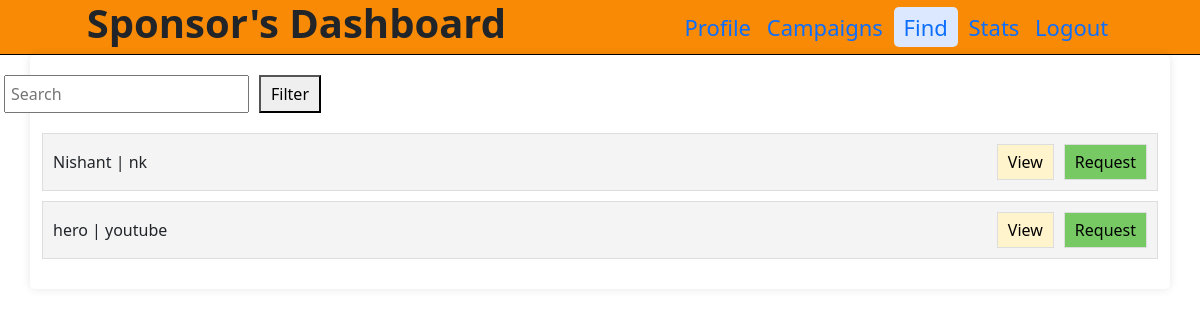
The app's page /sponsorsearch (signed in), older data.
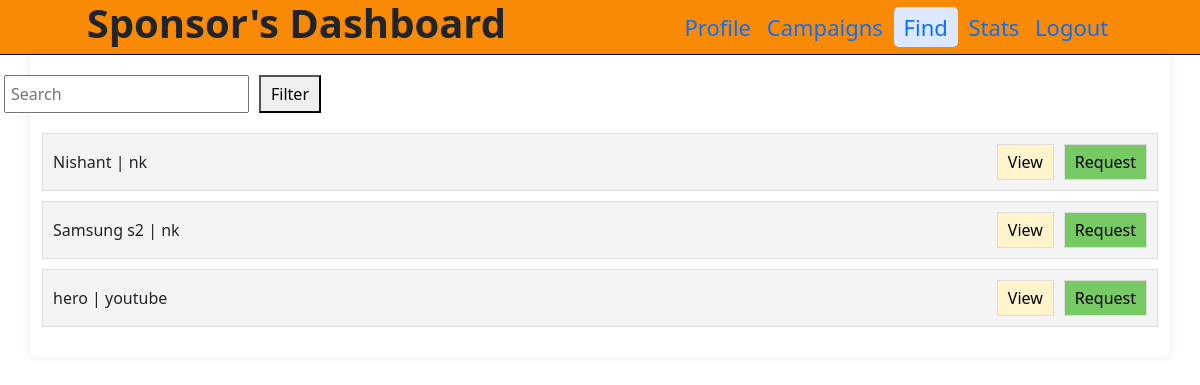
The same page, newer data.
### backend/models.py (models this page shows)
class Sponsor_Info(db.Model):
      __tablename__="sponsor_info"
      id=db.Column(db.Integer,primary_key=True)
      user_name=db.Column(db.String,unique=True,nullable=False)
      password=db.Column(db.String,nullable=False)
      industry=db.Column(db.String,nullable=False)
      role=db.Column(db.Integer,nullable=False,default=2)
      campaign_info=db.relationship("Campaign_Info",backref="sponsor_info")
      flagged=db.Column(db.String,nullable=False,default="NO")

class Campaign_Info(db.Model):
    __tablename__="campaign_info"
    id=db.Column(db.Integer,primary_key=True)
    name=db.Column(db.String,nullable=False)
    description=db.Column(db.String,nullable=False)
    start_date=db.Column(db.String,nullable=False)
    end_date=db.Column(db.String,nullable=False)
    budget=db.Column(db.String,nullable=False)
    visibility=db.Column(db.String,nullable=False,default="private")
    goals=db.Column(db.String,nullable=False)
    sponsor_id=db.Column(db.Integer,db.ForeignKey("sponsor_info.id"),nullable=False)
    adrequest_info=db.relationship("Adrequest_Info",backref="campaign_info")
    flagged=db.Column(db.String,nullable=False,default="NO")

### backend/controllers.py (the view)
@app.route("/sponsorsearch", methods=["GET", "POST"])
def sponsorsearch():
    if 'sponsor' not in session:
        return redirect(url_for('userlogin'))
    Notflagged_campaigns = Campaign_Info.query.filter_by(flagged="NO").all()
    Notflagged_influencers = Influencer_Info.query.filter_by(flagged="NO").all()
    Active_list = {f"campaign_{campaign.id}": ["campaign", campaign.name, campaign.sponsor_info.user_name] for campaign in Notflagged_campaigns}
    Active_list.update({f"influencer_{influencer.id}": ["influencer", influencer.user_name, influencer.platform] for influencer in Notflagged_influencers})
    return render_template("sponsorsearch.html", List=Active_list)

### templates/sponsorsearch.html (shortened to what this page needs)
<!DOCTYPE html>
<html lang="en">
<head>
    <link rel="stylesheet" href="/static/style.css" >
    <link href="https://cdn.jsdelivr.net/npm/bootstrap@5.0.2/dist/css/bootstrap.min.css" rel="stylesheet">
</head>
<body>
    <header>
          <nav class="navigation">
            <h1 id="admindash"><b>Sponsor's Dashboard</b></h1>
            <div id="admin_button">
             <a href="/sponsordashboard"  class="bt">Profile</a>
             <a href="#"  class="bt">Campaigns</a>
             <a href="/sponsorsearch" id="active" class="bt">Find</a>
             <a href="#" class="bt">Stats</a>
             <a href="/userlogin" class="bt">Logout</a>
            </div>
          </nav>
    </header>
    <div class="container">
        <div class="search-filter">
            <input type="text" placeholder="Search">
            <button>Filter</button>
        </div>
    {% if List%}
    {%for key,values in List.items()%}
     <div class="item">
        {% if values[0] == "campaign" %}
          <div>{{ values[1] }} | {{ values[2] }}</div>
          <div>
              <button class="view">View</button>
              <button class="req">Request</button>
          </div>
        {% elif values[0] == "influencer" %}
          <div>{{ values[1] }} | {{ values[2] }}</div>
          <div>
              <button class="view">View</button>
              <button class="req">Request</button>
          </div>
        {% endif %}
     </div>
    {%endfor%}
    {%else%}
      <h5>NO data to show</h5>
    {%endif%}
    </div>
  </body>

Row changes from the older to the newer data that the page shows:
added Campaign_Info: name "Samsung s2"
Text that changed along with them:
new list line: "| View Request"
new list line: "nk"
